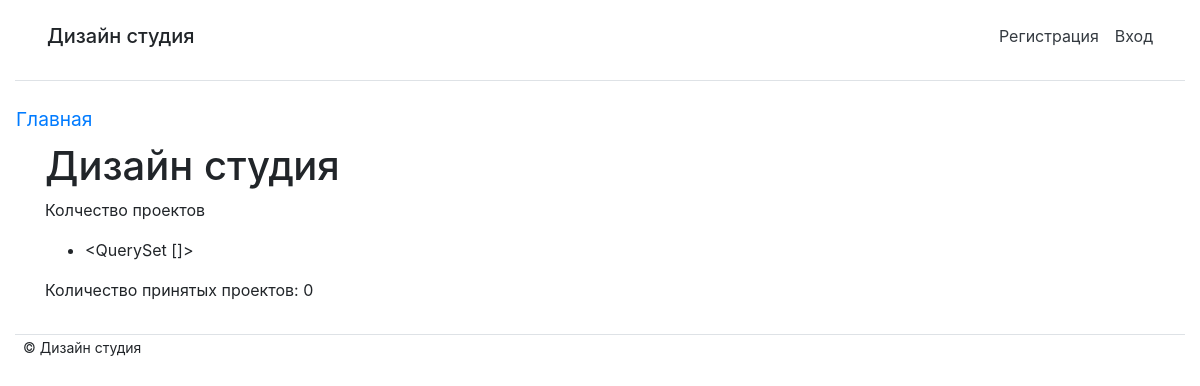
Page /studio/ on the earlier database version.
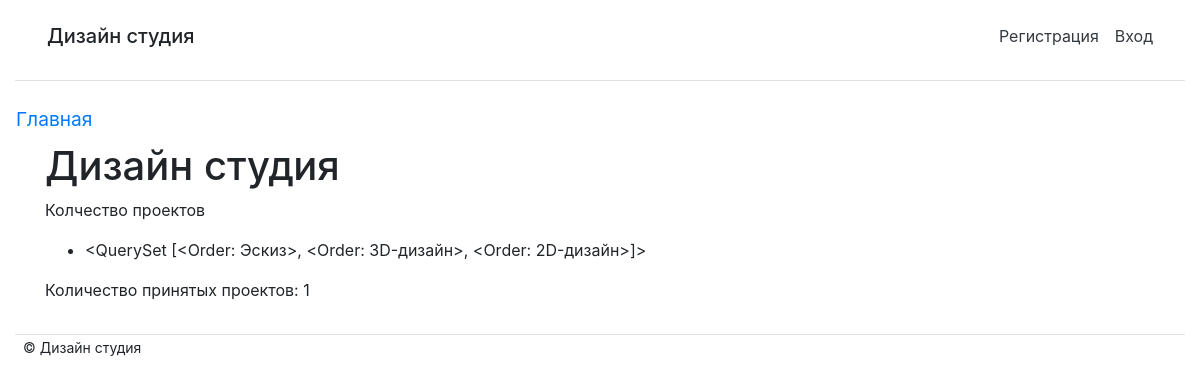
Same page on the later database version.
### studio/models.py (models this page shows, shortened)
class Order(models.Model):
    day_add = models.DateField(null=True, blank=True)
    name = models.CharField(max_length=200, verbose_name='Имя', blank=False)
    summary = models.TextField(max_length=1000, help_text="Описание", blank=False)
    category = models.ForeignKey('category', help_text="Выбор категории", on_delete=models.CASCADE, blank=False)
    photo_file = models.ImageField(max_length=200, upload_to=get_name_file, blank=False, null=True,
                                   validators=[FileExtensionValidator(allowed_extensions=['png', 'jpg', 'jpeg'])])
    customer_order = models.ForeignKey('user', on_delete=models.SET_NULL, null=True, blank=True)
    LOAN_STATUS = (
        ('n', 'Новая'),
        ('a', 'Принято в работу'),
        ('c', 'Выполнено'),
    )
    status = models.CharField(max_length=1, choices=LOAN_STATUS, blank=True, default='n')
    def __str__(self):
        return self.name
    class Meta:
        ordering = ["status"]
        permissions = (("can_mark_returned", "Установите статус заказа"),)

### studio/views.py (the view)
# urls.py: path('', views.index, name='index'),
def index(request):
    num_order = Order.objects.filter(status__exact='c')[:4]
    num_status = Order.objects.filter(status__exact='a').count()
    return render(
        request,
        'index.html',
        context={'num_order': num_order, 'num_status': num_status},
    )

### studio/templates/index.html (shortened to what this page needs)
{% extends "base.html" %}
{% block content %}
<h1>Дизайн студия</h1>
  <p>Колчество проектов</p>
  <ul>
    <li>{{ num_order }}</li>
  </ul>
<p>Количество принятых проектов: {{ num_status }}</p>
{% endblock %}

Differences in the rows shown:
added Order: name.name "<QuerySet [<Order: Эскиз>, <Order: 3D-дизайн>, <Order: 2D-дизайн>]>"
Other differences:
{{ num_status }}: "0" → "1"
{{ num_order }}: "<QuerySet []>" → (not shown)
